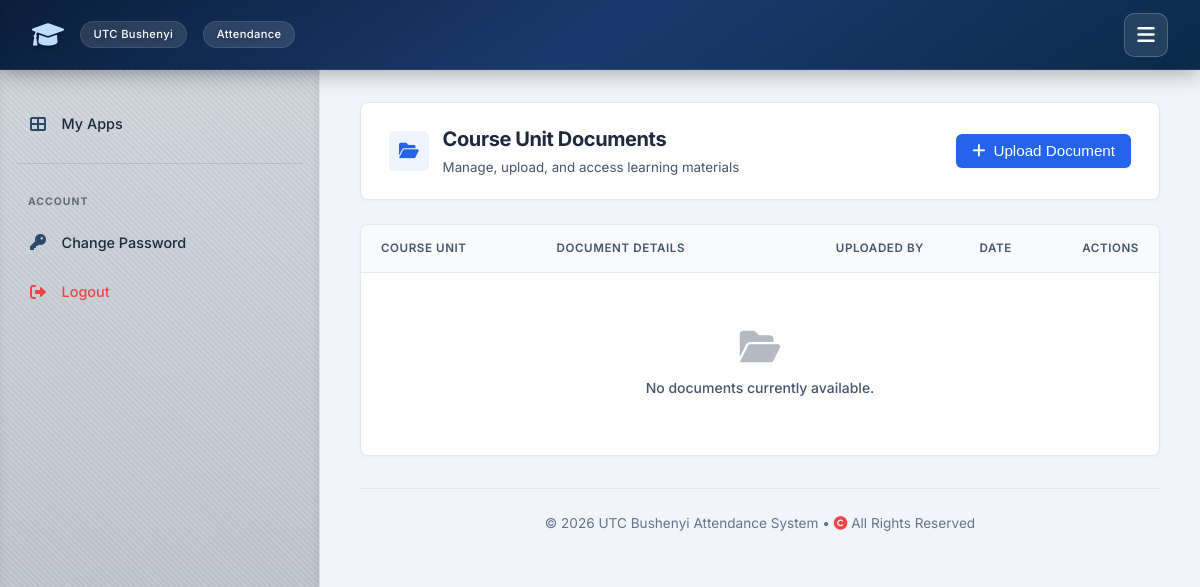
The page /course-documents/ (signed in) on the database as committed earlier.
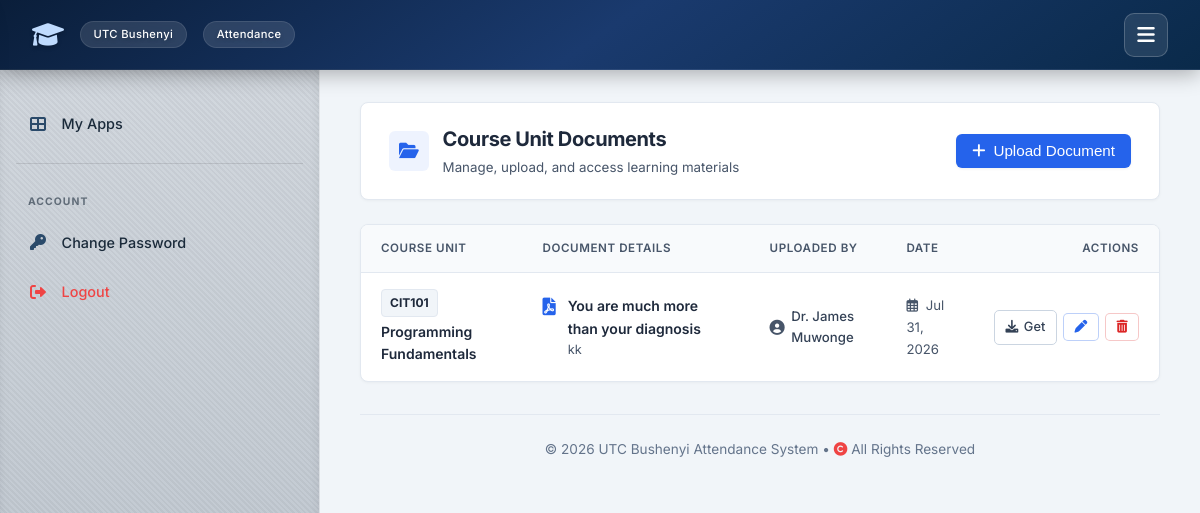
The same page on the database as committed later.
### attendance/models.py (models this page shows, shortened)
class CourseUnitDocument(models.Model):
    course_unit = models.ForeignKey(CourseUnit, on_delete=models.CASCADE, related_name='documents')
    title = models.CharField(max_length=255)
    description = models.TextField(blank=True, null=True)
    file = models.FileField(upload_to='course_unit_documents/')
    uploaded_by = models.ForeignKey(TeacherProfile, on_delete=models.CASCADE, related_name='uploaded_documents')
    uploaded_at = models.DateTimeField(auto_now_add=True)
    class Meta:
        ordering = ['-uploaded_at']

class CourseUnit(models.Model):
    code = models.CharField(max_length=20, primary_key=True)
    name = models.CharField(max_length=255)
    course = models.ForeignKey(Course, on_delete=models.CASCADE, related_name='units')

class TeacherProfile(models.Model):
    user = models.OneToOneField(User, on_delete=models.CASCADE, related_name='teacher_profile')
    name = models.CharField(max_length=255)
    courses = models.ManyToManyField('Course', blank=True, related_name='teachers')

### attendance/views_users.py (the view, shortened to what this page needs)
# urls.py: path('course-documents/', views_users.manage_course_documents, name='manage_course_documents'),
@login_required
def manage_course_documents(request):
    user = request.user
    if user.role == User.IS_TEACHER:
        teacher = user.teacher_profile
        course_units = CourseUnit.objects.filter(course__in=teacher.courses.all())
        documents = CourseUnitDocument.objects.filter(course_unit__in=course_units)
    elif user.role == User.IS_STUDENT:
        student = user.student_profile
        course_units = CourseUnit.objects.filter(course=student.course)
        documents = CourseUnitDocument.objects.filter(course_unit__in=course_units)
    elif user.role == User.IS_PARENT:
        parent = user.parent_profile
        student_courses = parent.students.values_list('course_id', flat=True)
        course_units = CourseUnit.objects.filter(course_id__in=student_courses)
        documents = CourseUnitDocument.objects.filter(course_unit__in=course_units)
    elif user.role == User.IS_ADMIN:
        course_units = CourseUnit.objects.all()
        documents = CourseUnitDocument.objects.all()
    else:
        return HttpResponse("Unauthorized", status=403)
    return render(request, 'attendance/course_documents.html', {
        'documents': documents,
        'course_units': course_units,
    })

### templates/attendance/course_documents.html (shortened to what the changed rows need)
{% extends 'attendance/base.html' %}
{% block content %}
<div class="page-header-actions">
    <div class="page-title-group">
        <div>
            <h2 style="margin: 0; font-size: 1.25rem; font-weight: 700; color: var(--slate-800);">Course Unit Documents</h2>
        </div>
    </div>
</div>
<div class="table-container">
    <table class="doc-table">
        <thead>
            <tr>
                <th class="col-unit">Course Unit</th>
                <th class="col-title">Document Details</th>
                <th class="col-author">Uploaded By</th>
                <th class="col-date">Date</th>
                <th class="col-actions">Actions</th>
            </tr>
        </thead>
        <tbody>
            {% for doc in documents %}
            <tr>
                <td class="col-unit">
                    <span class="unit-badge">{{ doc.course_unit.code }}</span>
                    <span class="unit-name">{{ doc.course_unit.name }}</span>
                </td>
                <td class="col-title">
                    <div class="doc-title-wrapper">
                        <i class="fas fa-file-pdf doc-icon"></i>
                        <div>
                            <div style="font-weight: 600; color: var(--slate-800);">{{ doc.title }}</div>
                            {% if doc.description %}
                                <span class="doc-description">{{ doc.description }}</span>
                            {% endif %}
                        </div>
                    </div>
                </td>
                <td class="col-author">
                    <div class="author-pill">
                        <i class="fas fa-user-circle" style="color: var(--slate-600); font-size: 0.95rem;"></i>
                        <span>{{ doc.uploaded_by.name }}</span>
                    </div>
                </td>
                <td class="col-date">
                    <span style="color: var(--slate-600); font-size: 0.825rem;">
                        <i class="far fa-calendar-alt" style="margin-right: 0.25rem;"></i>
                        {{ doc.uploaded_at|date:"M d, Y" }}
                    </span>
                </td>
                <td class="col-actions">
                    <div class="btn-action-group">
                        <a href="{{ doc.file.url }}" target="_blank" download class="btn-sm btn-download" title="Download Document">
                            <i class="fas fa-download"></i>
                            <span>Get</span>
                        </a>
                        {% if request.user.role == 'ADMIN' or request.user.role == 'TEACHER' and doc.course_unit.course in request.user.teacher_profile.courses.all %}
                            <button class="btn-sm btn-edit openEditModalBtn"
                                    data-id="{{ doc.id }}"
                                    data-title="{{ doc.title }}"
                                    data-description="{{ doc.description }}"
                                    data-course-unit="{{ doc.course_unit.code }}"
                                    title="Edit Document">
                                <i class="fas fa-pen"></i>
                            </button>
                            <form method="POST" action="" onsubmit="return confirm('Are you sure you want to delete this document?');" style="display:inline;">
                                <button type="submit" class="btn-sm btn-delete" title="Delete Document">
                                    <i class="fas fa-trash-alt"></i>
                                </button>
                            </form>
                        {% endif %}
                    </div>
                </td>
            </tr>
            {% empty %}
            <tr>
                <td colspan="5" style="text-align: center; padding: 3.5rem 1rem; color: var(--slate-600);">
                    <i class="fas fa-folder-open" style="font-size: 2.25rem; display: block; margin-bottom: 0.75rem; opacity: 0.4;"></i>
                    <p style="margin: 0; font-weight: 500;">No documents currently available.</p>
                </td>
            </tr>
            {% endfor %}
        </tbody>
    </table>
</div>
{% endblock %}

Rows that differ between the two databases and show on the page:
added CourseUnitDocument: course_unit.code "CIT101", course_unit.name "Programming Fundamentals", title "You are much more than your diagnosis", description "kk", uploaded_by.name "Dr. James Muwonge", uploaded_at "Jul 31, 2026"
Other text that changed with them:
text no longer shown: "No documents currently available."
